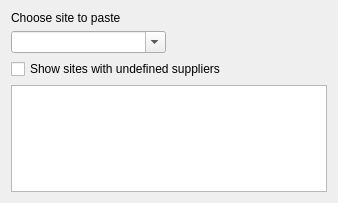
<?xml version="1.0" encoding="UTF-8"?>
<ui version="4.0">
 <class>InsertEnzymeWidget</class>
 <widget class="QWidget" name="InsertEnzymeWidget">
  <property name="geometry">
   <rect>
    <x>0</x>
    <y>0</y>
    <width>338</width>
    <height>203</height>
   </rect>
  </property>
  <property name="sizePolicy">
   <sizepolicy hsizetype="Preferred" vsizetype="Preferred">
    <horstretch>0</horstretch>
    <verstretch>0</verstretch>
   </sizepolicy>
  </property>
  <property name="windowTitle">
   <string>Select enzymes</string>
  </property>
  <layout class="QVBoxLayout" name="verticalLayout">
   <item>
    <widget class="QLabel" name="lbInfo">
     <property name="text">
      <string>Choose site to paste</string>
     </property>
    </widget>
   </item>
   <item>
    <layout class="QHBoxLayout" name="horizontalLayout">
     <item>
      <widget class="QComboBox" name="cbChooseEnzyme">
       <property name="editable">
        <bool>true</bool>
       </property>
       <property name="placeholderText">
        <string/>
       </property>
      </widget>
     </item>
     <item>
      <widget class="QLabel" name="lbEnzymesNumber">
       <property name="sizePolicy">
        <sizepolicy hsizetype="Minimum" vsizetype="MinimumExpanding">
         <horstretch>0</horstretch>
         <verstretch>0</verstretch>
        </sizepolicy>
       </property>
       <property name="text">
        <string/>
       </property>
      </widget>
     </item>
    </layout>
   </item>
   <item>
    <widget class="QCheckBox" name="cbShowEnzymesWithUndefinedShuppliers">
     <property name="text">
      <string>Show sites with undefined suppliers</string>
     </property>
    </widget>
   </item>
   <item>
    <widget class="QTextBrowser" name="teChoosedEnzymeInfo">
     <property name="lineWrapMode">
      <enum>QTextEdit::NoWrap</enum>
     </property>
     <property name="readOnly">
      <bool>true</bool>
     </property>
     <property name="textInteractionFlags">
      <set>Qt::TextBrowserInteraction</set>
     </property>
     <property name="openExternalLinks">
      <bool>true</bool>
     </property>
    </widget>
   </item>
  </layout>
 </widget>
 <resources/>
 <connections/>
</ui>
